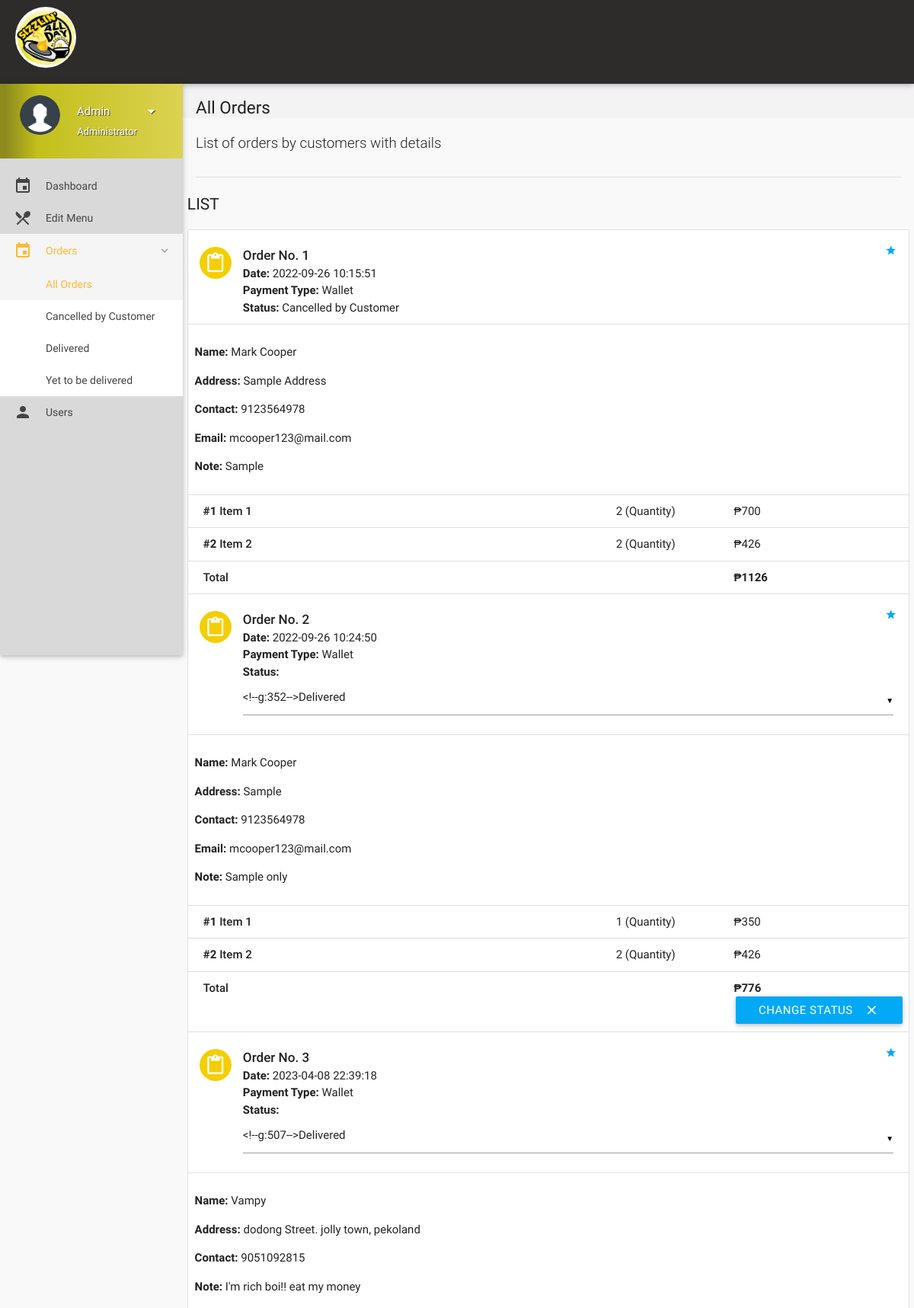
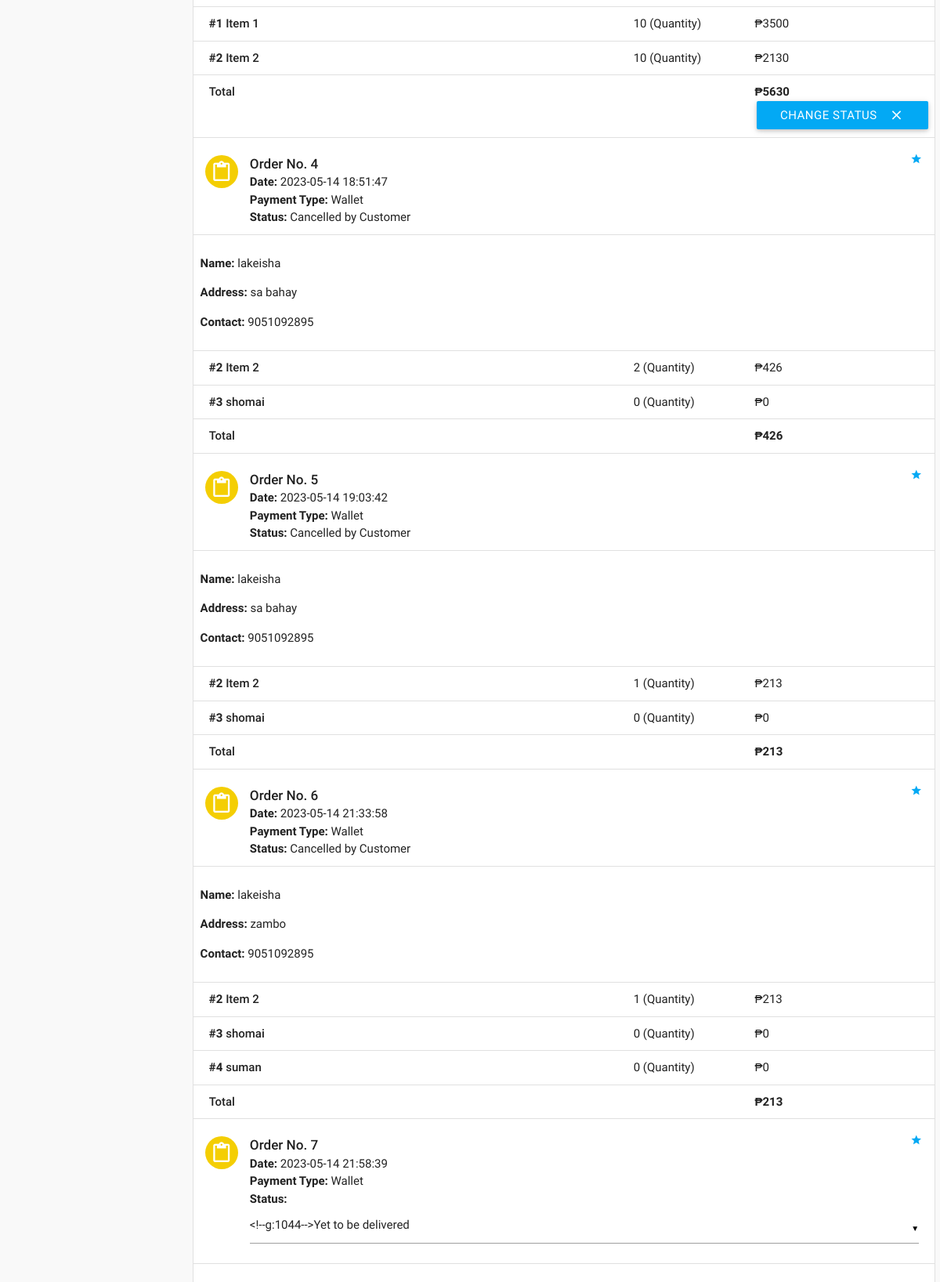
Screenshot of /Website/all-orders.php (signed in, upper part) with the database file from the repository (2 pictures, top to bottom).
### tables this page shows
CREATE TABLE `orders` (
  `id` int(11) NOT NULL,
  `customer_id` int(11) NOT NULL,
  `address` varchar(300) NOT NULL,
  `description` varchar(300) NOT NULL,
  `date` datetime NOT NULL DEFAULT current_timestamp(),
  `payment_type` varchar(16) NOT NULL DEFAULT 'Wallet',
  `total` int(11) NOT NULL,
  `status` varchar(25) NOT NULL DEFAULT 'Yet to be delivered',
  `deleted` tinyint(4) NOT NULL DEFAULT 0
);

CREATE TABLE `users` (
  `id` int(11) NOT NULL,
  `role` varchar(15) NOT NULL DEFAULT 'Customer',
  `name` varchar(15) NOT NULL,
  `username` varchar(10) NOT NULL,
  `password` text NOT NULL,
  `email` varchar(35) DEFAULT NULL,
  `address` varchar(300) DEFAULT NULL,
  `contact` bigint(11) NOT NULL,
  `verified` tinyint(1) NOT NULL DEFAULT 0,
  `deleted` tinyint(4) NOT NULL DEFAULT 0
);

CREATE TABLE `order_details` (
  `id` int(11) NOT NULL,
  `order_id` int(11) NOT NULL,
  `item_id` int(11) NOT NULL,
  `quantity` int(11) NOT NULL,
  `price` int(11) NOT NULL
);

CREATE TABLE `items` (
  `id` int(11) NOT NULL,
  `name` varchar(20) NOT NULL,
  `price` int(11) NOT NULL,
  `deleted` tinyint(4) NOT NULL DEFAULT 0
);

### Website/includes/connect.php (called while the page is built, shortened)
<?php
if(isset($_SESSION['name']))
$name = $_SESSION['name'];
if(isset($_SESSION['role']))
$role = $_SESSION['role'];
?>

### Website/all-orders.php (the view, shortened to what this page needs)
<?php
include 'includes/connect.php';
	if($_SESSION['admin_sid']==session_id())
	{
		?>
<!DOCTYPE html>
<html lang="en">
<head>
  <link href="css/materialize.min.css" type="text/css" rel="stylesheet" media="screen,projection">
  <link href="css/style.min.css" type="text/css" rel="stylesheet" media="screen,projection">
  <link href="css/custom/custom.min.css" type="text/css" rel="stylesheet" media="screen,projection">
  <link href="js/plugins/perfect-scrollbar/perfect-scrollbar.css" type="text/css" rel="stylesheet" media="screen,projection">
</head>
<body>
  <header id="header" class="page-topbar">
        <div class="navbar-fixed">
            <nav class="navbar-color">
                <div class="nav-wrapper">
                    <ul class="left">
                    <li><h1 class="logo-wrapper"><a href="index.php" class="brand-logo darken-1"><img src="img/logo.jpg"  alt="Logo" width="80px" height="80px"></a></h1></li>
                    </ul>
                </div>
            </nav>
        </div>
  </header>
  <div id="main">
    <div class="wrapper">
      <aside id="left-sidebar-nav">
        <ul id="slide-out" class="side-nav fixed leftside-navigation">
            <li class="user-details  light-blue darken-2">
            <div class="row">
                <div class="col col s4 m4 l4">
                    <img src="images/userav.png" alt="" class="circle responsive-img valign profile-image">
                </div>
                <div class="col col s8 m8 l8">
                    <a class="btn-flat dropdown-button waves-effect waves-light white-text profile-btn" href="#" data-activates="profile-dropdown"><?php echo $name;?> <i class="mdi-navigation-arrow-drop-down right"></i></a>
                    <p class="user-roal"><?php echo $role;?></p>
                </div>
            </div>
            </li>
            <li class="bold"><a href="details.php" class="waves-effect waves-light-blue"><i class="mdi-editor-insert-invitation"></i> Dashboard</a>
            </li>
            <li class="bold"><a href="edit-menu.php" class="waves-effect waves-light-blue"><i class="mdi-maps-local-restaurant"></i> Edit Menu</a>
            </li>
                <li class="no-padding">
                    <ul class="collapsible collapsible-accordion">
                        <li class="bold"><a class="collapsible-header waves-effect waves-light-blue active"><i class="mdi-editor-insert-invitation"></i> Orders</a>
                            <div class="collapsible-body">
                                <ul>
								<li class="<?php
								if(!isset($_GET['status'])){
										echo 'active';
									}?>
									"><a href="all-orders.php">All Orders</a>
                                </li>
								<?php
									$sql = mysqli_query($con, "SELECT DISTINCT status FROM orders;");
									while($row = mysqli_fetch_array($sql)){
                                    echo '<li class='.(isset($_GET['status'])?($status == $_GET['status'] ? 'active' : ''): '').'><a href="all-orders.php?status='.$row['status'].'">'.$row['status'].'</a>
                                    </li>';
									}
									?>
                                </ul>
                            </div>
                        </li>
                    </ul>
                </li>
            <li class="bold"><a href="users.php" class="waves-effect waves-light-blue"><i class="mdi-social-person"></i> Users</a>
            </li>
        </ul>
        </aside>
      <section id="content">
        <div id="breadcrumbs-wrapper">
          <div class="container">
            <div class="row">
              <div class="col s12 m12 l12">
                <h5 class="breadcrumbs-title">All Orders</h5>
              </div>
            </div>
          </div>
        </div>
        <div class="container">
          <p class="caption">List of orders by customers with details</p>
          <div class="divider"></div>
<div id="work-collections" class="seaction">
					<?php
					if(isset($_GET['status'])){
						$status = $_GET['status'];
					}
					else{
						$status = '%';
					}
					$sql = mysqli_query($con, "SELECT * FROM orders WHERE status LIKE '$status';");
					echo '<div class="row">
                <div>
                    <h4 class="header">List</h4>
                    <ul id="issues-collection" class="collection">';
					while($row = mysqli_fetch_array($sql))
					{
						$status = $row['status'];
						$deleted = $row['deleted'];
						echo '<li class="collection-item avatar">
                              <i class="mdi-content-content-paste light-blue circle"></i>
                              <span class="collection-header">Order No. '.$row['id'].'</span>
                              <p><strong>Date:</strong> '.$row['date'].'</p>
                              <p><strong>Payment Type:</strong> '.$row['payment_type'].'</p>
							  <p><strong>Status:</strong> '.($deleted ? $status : '
							  <form method="post" action="router/edit-orders.php">
							    <input type="hidden" value="'.$row['id'].'" name="id">
								<select name="status">
								<option value="Yet to be delivered" '.($status=='Yet to be delivered' ? 'selected' : '').'>Yet to be delivered</option>
								<option value="Delivered" '.($status=='Delivered' ? 'selected' : '').'>Delivered</option>
								<option value="Cancelled by Admin" '.($status=='Cancelled by Admin' ? 'selected' : '').'>Cancelled by Admin</option>
								<option value="Paused" '.($status=='Paused' ? 'selected' : '').'>Paused</option>
								</select>
							  ').'</p>
                              <a href="#" class="secondary-content"><i class="mdi-action-grade"></i></a>
                              </li>';
						$order_id = $row['id'];
						$customer_id = $row['customer_id'];
						$sql1 = mysqli_query($con, "SELECT * FROM order_details WHERE order_id = $order_id;");
						$sql3 = mysqli_query($con, "SELECT * FROM users WHERE id = $customer_id;");
							while($row3 = mysqli_fetch_array($sql3))
							{
							echo '<li class="collection-item">
                            <div class="row">
							<p><strong>Name: </strong>'.$row3['name'].'</p>
							<p><strong>Address: </strong>'.$row['address'].'</p>
							'.($row3['contact'] == '' ? '' : '<p><strong>Contact: </strong>'.$row3['contact'].'</p>').'
							'.($row3['email'] == '' ? '' : '<p><strong>Email: </strong>'.$row3['email'].'</p>').'
							'.(!empty($row['description']) ? '<p><strong>Note: </strong>'.$row['description'].'</p>' : '').'
                            </li>';
							}
						while($row1 = mysqli_fetch_array($sql1))
						{
							$item_id = $row1['item_id'];
							$sql2 = mysqli_query($con, "SELECT * FROM items WHERE id = $item_id;");
							while($row2 = mysqli_fetch_array($sql2))
								$item_name = $row2['name'];
							echo '<li class="collection-item">
                            <div class="row">
                            <div class="col s7">
                            <p class="collections-title"><strong>#'.$row1['item_id'].'</strong> '.$item_name.'</p>
                            </div>
                            <div class="col s2">
                            <span>'.$row1['quantity'].' (Quantity)</span>
                            </div>
                            <div class="col s3">
                            <span>₱'.$row1['price'].'</span>
                            </div>
                            </div>
                            </li>';
						}
								echo'<li class="collection-item">
                                        <div class="row">
                                            <div class="col s7">
                                                <p class="collections-title"> Total</p>
                                            </div>
                                            <div class="col s2">
											<span> </span>
                                            </div>
                                            <div class="col s3">
                                                <span><strong>₱'.$row['total'].'</strong></span>
                                            </div>';
								if(!$deleted){
								echo '<button class="btn waves-effect waves-light right submit" type="submit" name="action">Change Status
                                              <i class="mdi-content-clear right"></i>
										</button>
										</form>';
								}
								echo'</div></li>';
					}
					?>
					</ul>
                </div>
              </div>
            </div>
        </div>
      </section>
    </div>
  </div>
</body>
</html>
<?php
	}
?>

### rows the page displays
orders: id "1", date "2022-09-26 10:15:51", payment_type "Wallet", status "Cancelled by Customer", address "Sample Address", description "Sample", total "1126"
users: name "Mark Cooper", contact "9123564978", email "mcooper123@mail.com"
order_details: item "1", item.name "Item 1", quantity "2", price "700"
order_details: item "2", item.name "Item 2", quantity "2", price "426"
orders: id "2", date "2022-09-26 10:24:50", payment_type "Wallet", address "Sample", description "Sample only", total "776", deleted "CHANGE STATUS"
order_details: item "1", item.name "Item 1", quantity "1", price "350"
order_details: item "2", item.name "Item 2", quantity "2", price "426"
orders: id "3", date "2023-04-08 22:39:18", payment_type "Wallet", address "dodong Street. jolly town, pekoland", description "I'm rich boi!! eat my money", total "5630", deleted "CHANGE STATUS"
users: name "Vampy", contact "9051092815"
order_details: item "1", item.name "Item 1", quantity "10", price "3500"
order_details: item "2", item.name "Item 2", quantity "10", price "2130"
orders: id "4", date "2023-05-14 18:51:47", payment_type "Wallet", status "Cancelled by Customer", address "sa bahay", total "426"
users: name "lakeisha", contact "9051092895"
order_details: item "2", item.name "Item 2", quantity "2", price "426"
order_details: item "3", item.name "shomai", quantity "0", price "0"
orders: id "5", date "2023-05-14 19:03:42", payment_type "Wallet", status "Cancelled by Customer", address "sa bahay", total "213"
order_details: item "2", item.name "Item 2", quantity "1", price "213"
order_details: item "3", item.name "shomai", quantity "0", price "0"
orders: id "6", date "2023-05-14 21:33:58", payment_type "Wallet", status "Cancelled by Customer", address "zambo", total "213"
order_details: item "2", item.name "Item 2", quantity "1", price "213"
order_details: item "3", item.name "shomai", quantity "0", price "0"
order_details: item "4", item.name "suman", quantity "0", price "0"
orders: id "7", date "2023-05-14 21:58:39", payment_type "Wallet"

### other values shown
$name "Admin"
$role "Administrator"
$row['status'] "Cancelled by Customer"
$row['status'] "Delivered"
$row['status'] "Yet to be delivered"
